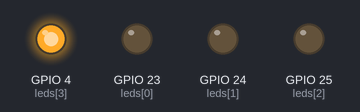
This program was run on a simulated Raspberry Pi (BCM pin numbers). Parts: output pins drawn as LEDs (lit = HIGH). At 15.0 s the program stops and its outputs stay as they are.

Above: at 0.1 s.
At 3.1 s:
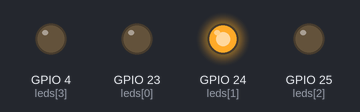
At 5.1 s:
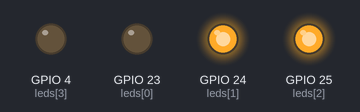
At 7.1 s:
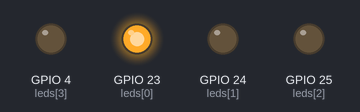
At 11.1 s:
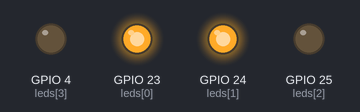
At 15.1 s:
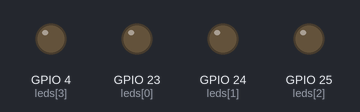
Timing chart, 0 to 16.5 s (numbered marks = the images above):
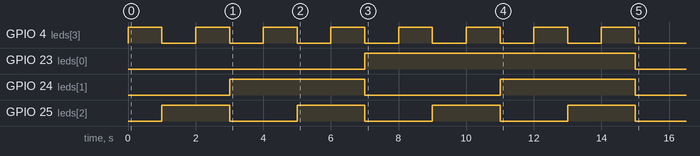

The program:

binaryCounter.py
```python
from gpiozero import LEDBoard
from time import sleep
leds=LEDBoard(23,24,25,4)
bincounter = 1
while bincounter <= 15:
        myTempString="000"+str(bin(bincounter))[2:]
        leds.value=(int(myTempString[-4]),int(myTempString[-3]),int(myTempString[-2]),int(myTempString[-1]))
        sleep(1)
        bincounter+=1
```

Measured:
- by itself, GPIO 4 (leds[3]): alternates HIGH for 1.0 s and LOW for 1.0 s
- by itself, GPIO 23 (leds[0]): LOW → HIGH at 7.0 s, → LOW 8.0 s later
- by itself, GPIO 24 (leds[1]): alternates HIGH for 4.0 s and LOW for 4.0 s
- by itself, GPIO 25 (leds[2]): alternates HIGH for 2.0 s and LOW for 2.0 s
